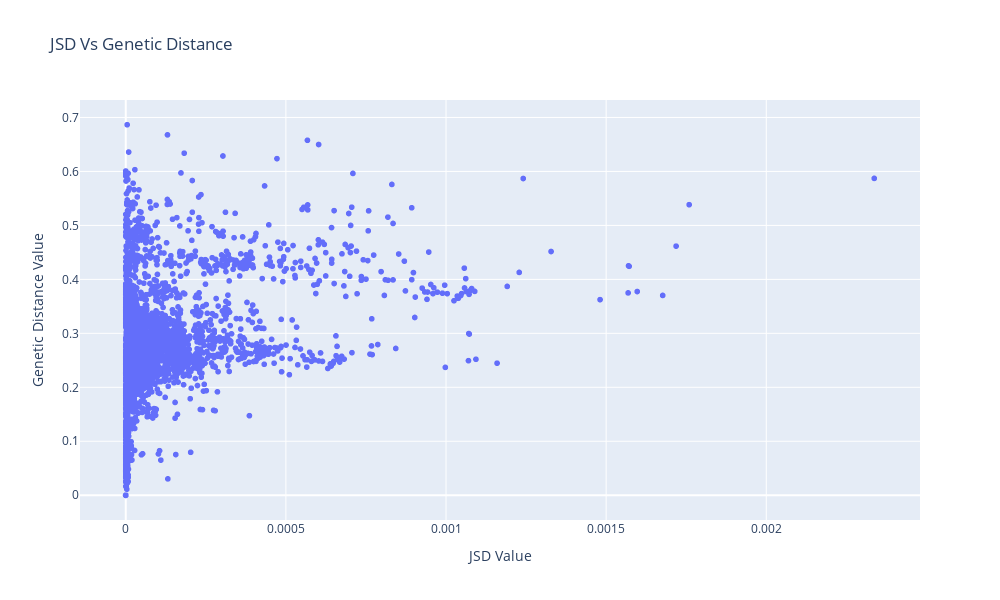

Notebook cell for this chart:
### Code cell
# Save the plot to a PDF file
fig.write_image("../results/all_species_scatter_plot.pdf")
fig.show()

### Figure 1 — Plotly figure (JSON) as saved in the notebook; plotly's stock layout.template omitted (floating-point values rounded to 4 significant figures; data arrays with more than 128 entries replaced by an {"elided": "..."} marker saying what was removed)
{"data": [{"hovertemplate": "JSD Value=%{x}<br>Genetic Distance Value=%{y}<extra></extra>", "legendgroup": "", "marker": {"color": "#636efa", "symbol": "circle"}, "mode": "markers", "name": "", "showlegend": false, "type": "scattergl", "x": {"elided": "3828 float values"}, "xaxis": "x", "y": {"elided": "3828 float values"}, "yaxis": "y"}], "layout": {"height": 600, "legend": {"tracegroupgap": 0}, "title": {"text": "JSD Vs Genetic Distance"}, "width": 1000, "xaxis": {"anchor": "y", "domain": [0, 1], "title": {"text": "JSD Value"}}, "yaxis": {"anchor": "x", "domain": [0, 1], "title": {"text": "Genetic Distance Value"}}}}
